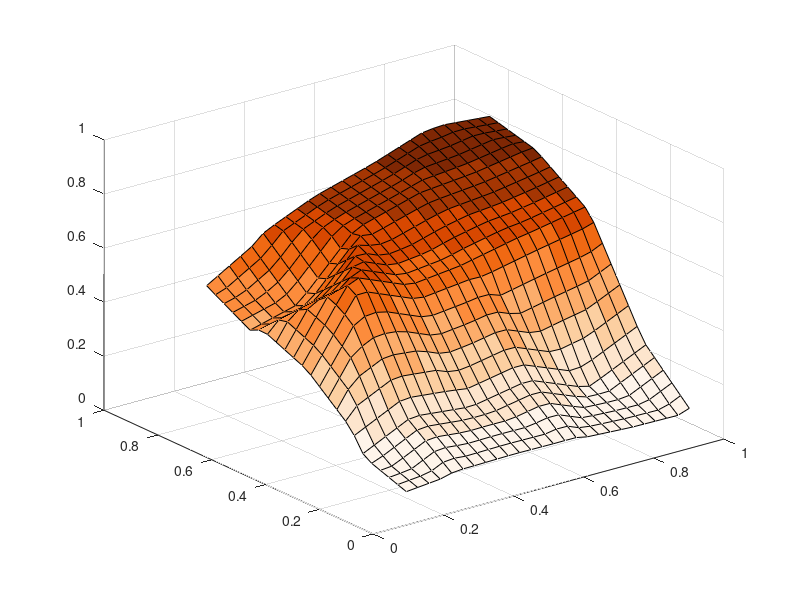

This figure's MATLAB source:
 
 map = [255,245,235
254,230,206
253,208,162
253,174,107
253,141,60
241,105,19
217,72,1
166,54,3
127,39,4];

map = map/256

X = [0.1666666667, 0.1666666667, 0.1666666667, 0.1666666667, 0.1666666667, 0.3333333333, 0.3333333333, 0.3333333333, 0.3333333333, 0.3333333333, 0.5, 0.5, 0.5, 0.5, 0.5, 0.6666666667, 0.6666666667, 0.6666666667, 0.6666666667, 0.6666666667, 0.8333333333, 0.8333333333, 0.8333333333, 0.8333333333, 0.8333333333, 1, 1, 1, 1, 1] ;
Y =[0.9, 0.7, 0.5, 0.3, 0.1, 0.9, 0.7, 0.5, 0.3, 0.1, 0.9, 0.7, 0.5, 0.3, 0.1, 0.9, 0.7, 0.5, 0.3, 0.1, 0.9, 0.7, 0.5, 0.3, 0.1, 0.9, 0.7, 0.5, 0.3, 0.1] ;
Z = [0.4576124567, 0.3463541667, 0.2592105263, 0.08684210526, 0.01578947368, 0.5867117117, 0.4047297297, 0.5872252747, 0.1916666667, 0.03742937853, 0.6808957313, 0.6297709924, 0.4976937269, 0.1694335938, 0.04233067729, 0.7439199791, 0.6925566343, 0.5226628895, 0.2103658537, 0.04048742138, 0.8214059197, 0.7137096774, 0.5690607735, 0.1237046632, 0.02836411609, 0.8026365706, 0.7497126437, 0.6110019646, 0.2253325942, 0.02552816901];

[xx,yy] = meshgrid (linspace (0,1,32));
zz = griddata (X, Y, Z, xx, yy);	
title ("Flit Drop vs. Packet Injection Rate and Fault injection rate");
xlabel ("Packet Injection Rate (0.01)");
ylabel ("Fault Injection Rate (100M fault/s)");
zlabel ("Flit Drop rate");
surf (xx, yy, zz);
colormap(map)
saveas (1, "FI.png");